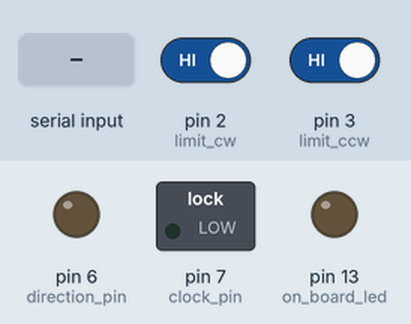
A sketch run on a simulated Arduino Uno, built with avr-gcc and run on an emulated ATmega328P. Parts: switched loads named in the sketch (green lamp = pin HIGH), output pins drawn as LEDs (lit = HIGH). The inputs (shaded band) are chosen by the test bench; at power-on: pin 2 (limit_cw) HIGH, pin 3 (limit_ccw) HIGH. EEPROM starts erased.

Above: at 1.2 s.
1.3 s: "M90\n" received over Serial
At 2.5 s:
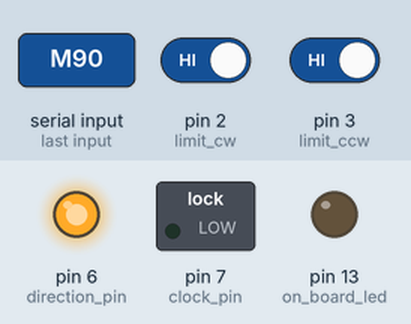
2.8 s: "H90\n" received over Serial
At 4.0 s:
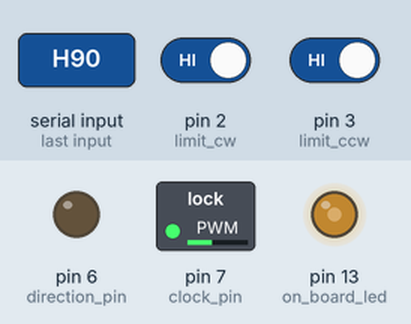
4.3 s: pin 2 (limit_cw) driven LOW
At 4.8 s:
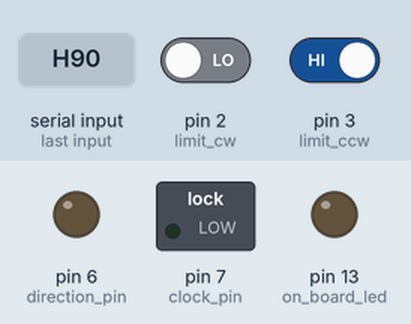
5.8 s: "M,45\n" received over Serial
At 7.0 s:
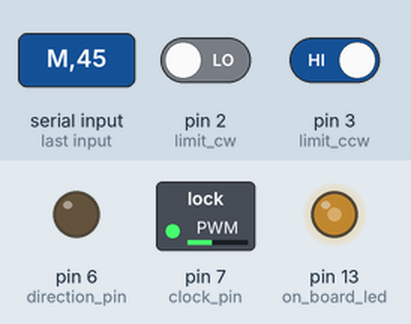
7.3 s: "90,45\n" received over Serial
At 8.6 s:
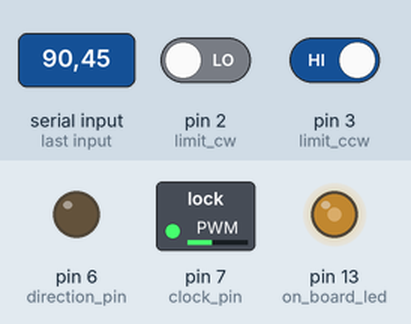
8.9 s: pin 3 (limit_ccw) driven LOW
At 9.5 s:
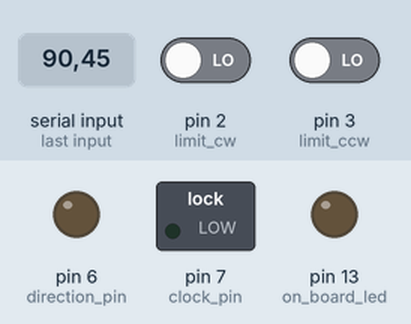
Timing chart, 0 to 11.4 s (numbered marks = the images above; inputs shaded):
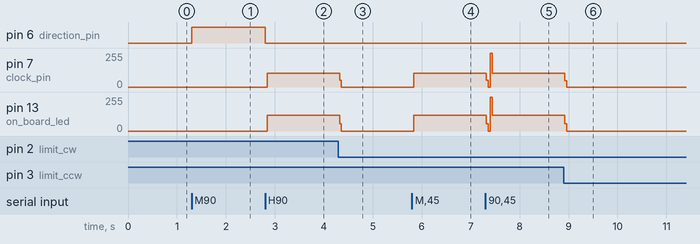

The sketch:

firmware.ino
```cpp
#include <EEPROM.h>

// pins
int on_board_led = 13;
int clock_pin = 7;
int direction_pin = 6;
int limit_ccw = 3;
int limit_cw = 2;

// variables
long position_current = 0; // steps
float inchsperstep = 0.000033334;
int wait = 50; // microseconds between pulses
long remaining = 0;
int direction = 0;
volatile byte ccw_interrupted = LOW;
volatile byte cw_interrupted = LOW;
#define INPUT_SIZE 100  // TODO: make this a reasonable value
#define sep " "
byte isize;
char input[INPUT_SIZE + 1];
char *code;
char *c_number;
double number = 0.;

void setup() {
  // initiate pins and write outputs to logic LOW
  pinMode(on_board_led, OUTPUT);
  pinMode(clock_pin, OUTPUT);
  pinMode(direction_pin, OUTPUT); // The logic potential of this output controls which direction the stage moves
  digitalWrite(on_board_led, LOW);
  digitalWrite(clock_pin, LOW);
  digitalWrite(direction_pin, LOW);
  pinMode(limit_ccw, INPUT_PULLUP);
  attachInterrupt(digitalPinToInterrupt(limit_ccw), ccwInterrupt, FALLING);
  pinMode(limit_cw, INPUT_PULLUP);
  attachInterrupt(digitalPinToInterrupt(limit_cw), cwInterrupt, FALLING);
  // startup settings update.
  readEEPROM(); // sets the current position to the last saved position
  // initiate serial port communcation
  Serial.begin(57600);
  while (!Serial); // wait for port to connect
}

void loop() {
  if (remaining != 0) {
    digitalWrite(on_board_led, HIGH);
    digitalWrite(clock_pin, HIGH);
    delayMicroseconds(wait);
    digitalWrite(clock_pin, LOW);
    digitalWrite(on_board_led, LOW);
    remaining -= 1;
    position_current += direction;
  }
  if (ccw_interrupted) {
    remaining = 0;
    tellStagePosition(0.);
    ccw_interrupted = LOW;
  }
  if (cw_interrupted) {
    remaining = 0;
    tellStagePosition(250.);
    cw_interrupted = LOW;
  }
  delayMicroseconds(wait);
}

void ccwInterrupt() {
  ccw_interrupted = HIGH;
}

void cwInterrupt() {
  cw_interrupted = HIGH;
}

void EEPROMWritelong(long address, long value) {
  //Decomposition from a long to 4 bytes by using bitshift.
  //One = Most significant -> Four = Least significant byte
  byte four = (value & 0xFF);
  byte three = ((value >> 8) & 0xFF);
  byte two = ((value >> 16) & 0xFF);
  byte one = ((value >> 24) & 0xFF);
  //Write the 4 bytes into the eeprom memory.
  EEPROM.write(address, four);
  EEPROM.write(address + 1, three);
  EEPROM.write(address + 2, two);
  EEPROM.write(address + 3, one);
}

long EEPROMReadlong(long address) {
  //Read the 4 bytes from the eeprom memory.
  long four = EEPROM.read(address);
  long three = EEPROM.read(address + 1);
  long two = EEPROM.read(address + 2);
  long one = EEPROM.read(address + 3);
  //Return the recomposed long by using bitshift.
  return ((four << 0) & 0xFF) + ((three << 8) & 0xFFFF) + ((two << 16) & 0xFFFFFF) + ((one << 24) & 0xFFFFFFFF);
}

void getStagePosition() {
  Serial.println((float)position_current * 25.4 * inchsperstep, DEC);
}

void homeStage() {
  if (digitalRead(limit_ccw) == LOW) {
    ccw_interrupted = HIGH;
  }
  else {
  direction = -1;
  remaining = -1;
  digitalWrite(direction_pin, LOW);
  }
}

void moveStage(double mm) {
  long position_desired_steps = (long)(mm / 25.4 / inchsperstep);
  long steps = position_desired_steps - position_current;
  remaining = abs(steps);
  if (steps > 0) {
    direction = 1;
    digitalWrite(direction_pin, HIGH);
  }
  else if (steps < 0) {
    direction = -1;
    digitalWrite(direction_pin, LOW);
  }
}

void readEEPROM() {
  position_current = EEPROMReadlong(0);
}

void serialEvent() {
  // read serial into input char array
  isize = Serial.readBytesUntil('\n', input, INPUT_SIZE);
  input[isize] = 0;
  // parse input
  code = strtok(input, sep);
  c_number = strtok(0, sep);
  // convert input
  number = atof(c_number);
  // do
  if (*code == 'M') moveStage(number);
  else if (*code == 'H') homeStage();
  else if (*code == 'G') getStagePosition();
  else if (*code == 'T') tellStagePosition(number);
  else if (*code == 'S') EEPROMWritelong(0, position_current);  // save
  else if (*code == 'Q') query();
  else delay(100);
  Serial.flush();
}

void serialEventRun(void) {
  if (Serial.available()) serialEvent();
}

static inline int8_t sign(int val) {
  if (val < 0) return -1;
  if (val == 0) return 0;
  return 1;
}

void tellStagePosition(double mm) {
  position_current = (long)(mm / 25.4 / inchsperstep);
  EEPROMWritelong(0, position_current);
}

void query() {
  if (remaining == 0) Serial.println('R');
  else Serial.println('B');
}
```

Measured:
- after the input at 1.3 s, pin 6 (direction_pin): LOW → HIGH at once
- after the input at 2.8 s, pin 6 (direction_pin): HIGH → LOW at once; pin 7 (clock_pin): 0/255 → 104/255 at once; pin 13 (on_board_led): 0/255 → 117/255 at once
- after the input at 4.3 s, pin 7 (clock_pin): 104/255 → 0/255 at once; pin 13 (on_board_led): 117/255 → 0/255 at once
- after the input at 5.8 s, pin 7 (clock_pin): 0/255 → 104/255 at once; pin 13 (on_board_led): 0/255 → 117/255 at once
- after the input at 7.3 s, pin 7 (clock_pin): 104/255 → 49/255 at once, → 0/255 0.04 s later, → 255/255 0.04 s later, → 104/255 0.04 s later; pin 13 (on_board_led): 117/255 → 55/255 at once, → 0/255 0.04 s later, → 255/255 0.04 s later, → 117/255 0.04 s later
- after the input at 8.9 s, pin 7 (clock_pin): 104/255 → 0/255 at once; pin 13 (on_board_led): 117/255 → 0/255 at once
